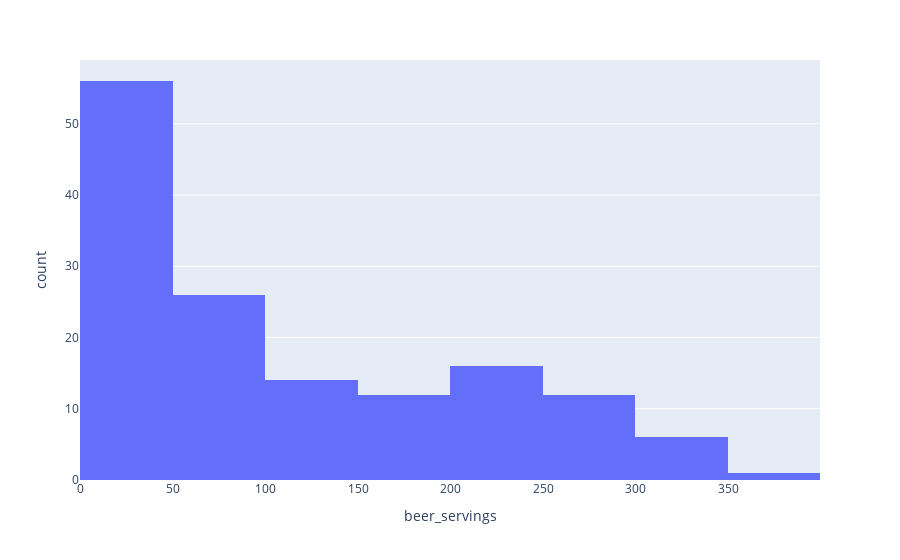

Notebook source saved alongside this figure:
### Code cell
#beer 
fig=px.histogram(df, x='beer_servings', nbins=10)
fig.show()

### Figure 1 — Plotly figure (JSON) as saved in the notebook; plotly's stock layout.template omitted (floating-point values rounded to 4 significant figures; data arrays with more than 128 entries replaced by an {"elided": "..."} marker saying what was removed)
{"data": [{"alignmentgroup": "True", "bingroup": "x", "hovertemplate": "beer_servings=%{x}<br>count=%{y}<extra></extra>", "legendgroup": "", "marker": {"color": "#636efa", "pattern": {"shape": ""}}, "name": "", "nbinsx": 10, "offsetgroup": "", "orientation": "v", "showlegend": false, "type": "histogram", "x": {"elided": "143 int values"}, "xaxis": "x", "yaxis": "y"}], "layout": {"barmode": "relative", "legend": {"tracegroupgap": 0}, "margin": {"t": 60}, "xaxis": {"anchor": "y", "domain": [0, 1], "title": {"text": "beer_servings"}}, "yaxis": {"anchor": "x", "domain": [0, 1], "title": {"text": "count"}}}}
